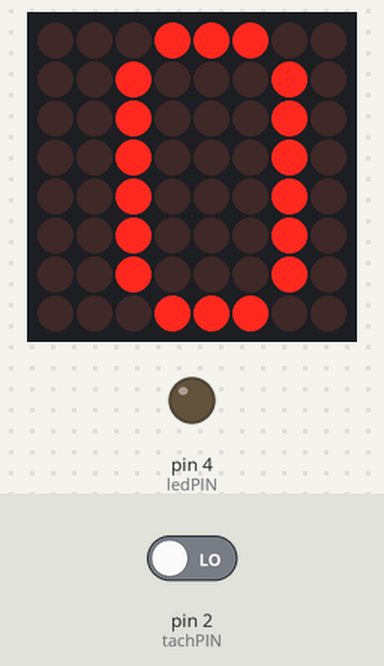
A sketch run on a simulated Arduino Uno, built with avr-gcc and run on an emulated ATmega328P. On the bench: 8×8 LED matrix, output pins drawn as LEDs (lit = HIGH). The test bench sets the inputs (shaded band); at power-on: pin 2 (tachPIN) LOW.

Above: at 1.2 s.
1.3 s: pin 2 (tachPIN) driven HIGH
At 2.4 s:
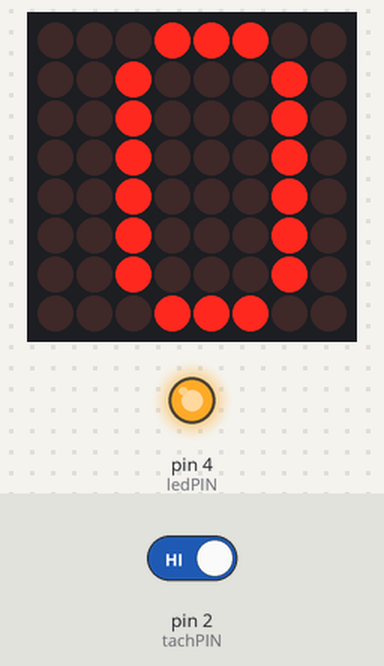
2.8 s: pin 2 (tachPIN) driven LOW
At 3.5 s:
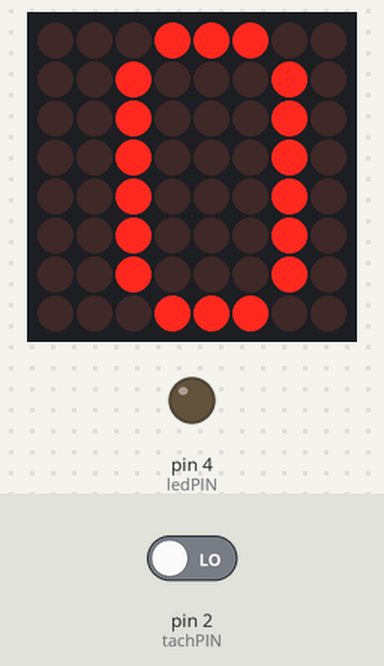
Timing chart, 0 to 5.8 s (numbered marks = the images above; inputs shaded):
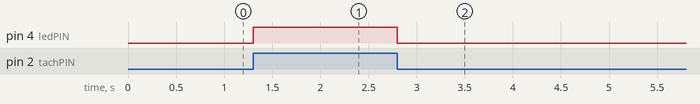

The sketch:

Home_wind_meter_LED_display.ino
```cpp
byte tachPIN=2;                               // Объявлем переменную tachPIN - Вывод, используемый для подключения анемометра = 2
byte meterPIN=3;                              // Объявлем переменную meterPIN - Вывод, используемый для подключения стрелочного прибора = 3
byte ledPIN=4;                                // Объявлем переменную ledPIN - Вывод, используемый для подключения светодиода = 4
unsigned long sampleTime=5000;                // Объявлем переменную sampleTime - время, в течении которого происходит замер скорости ветра
unsigned int count;                           // Объявляем переменную count - счетчик количества импульсов анемометра
boolean kflag;                                // Объявляем переменную kflag - флаг импульса
unsigned long currentTime;                    // Объявляем переменную currentTime - текущее время
unsigned long startTime;                      // Объявляем переменную startTime - время начала замера скорости
unsigned int wind;                            // Объявляем переменную wind - значение скорости ветра
unsigned int wspeed;                          // Объявляем переменную wspeed - значение скорости ветра при замере
int newvalue;
int value=0;

#include <LedControl.h>                       // Подключаем библиотеку управления LED индикатором на базе MAX7219

const int DIN_PIN = 11;                       // Конфигурируем выводы контроллера для управления сегментным индикатором
const int CS_PIN = 9;
const int CLK_PIN = 13;
const int SEGMENTS = 1;
                                              // Задаем массив изображений цифр 0 ... 39 для односегментного индикатора
const uint64_t IMAGES[] = {
  0x3844444444444438,
  0x3810101010101810,
  0x7c08102040404438,
  0x3844404030404438,
  0x40407c4448506040,
  0x384440403c04047c,
  0x384444443c044438,
  0x080808102040407c,
  0x3844444438444438,
  0x3844407844444438,
  0x6792929292929362,
  0xe742424242426342,
  0xf712224282829362,
  0x6792828262829362,
  0x878282f292a2c382,
  0x67928282721213f2,
  0x6792929272129362,
  0x27222222428283f2,
  0x6792929262929362,
  0x679282e292929362,
  0x6791919294949567,
  0xe741414244446547,
  0xe72121428484a5e7,
  0x6791818264849567,
  0x878181f294a4c587,
  0x67918182741415f7,
  0x6791919274149567,
  0x27212122448485f7,
  0x6791919264949567,
  0x679181e294949567,
  0x6794949492949467,
  0xe744444442446447,
  0xe72424448284a4e7,
  0x7744444422444477,
  0x878484f492a4c487,
  0x67948484721414f7,
  0x6794949472149467,
  0x27242424428484f7,
  0x6794949462949467,
  0x679484e492949467
};
const int IMAGES_LEN = sizeof(IMAGES)/8;


LedControl display = LedControl(DIN_PIN, CLK_PIN, CS_PIN,SEGMENTS);

void setup()
{
display.clearDisplay(0);
display.shutdown(0, false);
display.setIntensity(0, 5);

// Serial.begin(9600);                               // start serial port
pinMode(tachPIN, INPUT);                             // Конфигурируем tachPIN как вход
pinMode(ledPIN, OUTPUT);
}

void loop()
{
displayImage(IMAGES[wind]);                        // Переходим в подпрограмму вывода значения скорости ветра на LED индикатор
out();                                             // Переходим в подпрограмму вывода значения скорости ветра на стрелочный прибор
wind = getWind();                                  // Вызываем функцию getWind - замер скорости ветра
// Serial.print ("Wind speed: ");
// Serial.println (wind);
}


int getWind()                                      // Функция getWind - замер скорости ветра
{
count=0;                                          // Обнуляем счетчик количества импульсов
kflag=LOW;                                        // Сбрасываем флаг импульса в 0

if (digitalRead(tachPIN)==HIGH)                   // Считываем значение на входе tachPIN
{
kflag=HIGH;                                       // В случае если на входе tachpin логическая единица, устанавливаем kflag = 1
}

currentTime=0;                                    // Обнуляем текущее время замера
startTime=millis();                               // Записываем в переменную startTime текущее значение времени
while (currentTime<=sampleTime)                   // Цикл будет выполнятся до тех пор пока значение currentTime не превысит sampleTime
{


if (digitalRead(tachPIN)==HIGH)                   //  Если на входе "1"
{
  digitalWrite (ledPIN, HIGH);                    // Включаем светодиод pin4 = 1
  if (kflag==LOW)                                 //  Если состояние kflag = '0'
  {
  count++;                                        // Инкрементируем значение счетчика импульсов
  }
  kflag=HIGH;                                     // Устанавливаем kflag = '1'
}
else                                              // В противном случае (если на входе "0")
{
  digitalWrite (ledPIN, LOW);                     // Выключаем светодиод pin4 = 0
  if (kflag==HIGH)                                // Если состояние kflag = '1'
  {
  count++;                                        // Инкрементируем значение счетчика импульсов
  }
  kflag=LOW;                                      // Устанавливаем kflag = '0'
}


currentTime= millis()-startTime;                  // Определяем - сколько прошло времени от момента времени начала измерения, указанного в startTime
}

wspeed = 0.13*count;                              // Формула расчета скорости ветра в зависимости от количества поступивших импульсов
return wspeed;

}

void out()                   // Подпрограмма вывода скорости ветра на стрелочный прибор
{
   newvalue = wind*5.1;        // Расчет нового дискретного значения ШИМ
   while (value != newvalue)
   {
     if ((newvalue) > (value))
     {
       value++;
     }
      else
     {
      value--;
     }
     delay (20);                       // Задержка времени при перемещении стрелки на одну дискрету ШИМ
     analogWrite (meterPIN,value);     // Вывод показания на стрелочный прибор
   }
}

void displayImage(uint64_t image)      // Подпрограмма вывода значения скорости ветра на LED индикатор
{
  for (int i = 0; i < 8; i++) {
    byte row = (image >> i * 8) & 0xFF;
    for (int j = 0; j < 8; j++) {
      display.setLed(0, i, j, bitRead(row, j));
    }
  }
}
```

Measured:
- after the input at 1.3 s, pin 4 (ledPIN): LOW → HIGH at once
- after the input at 2.8 s, pin 4 (ledPIN): HIGH → LOW at once
